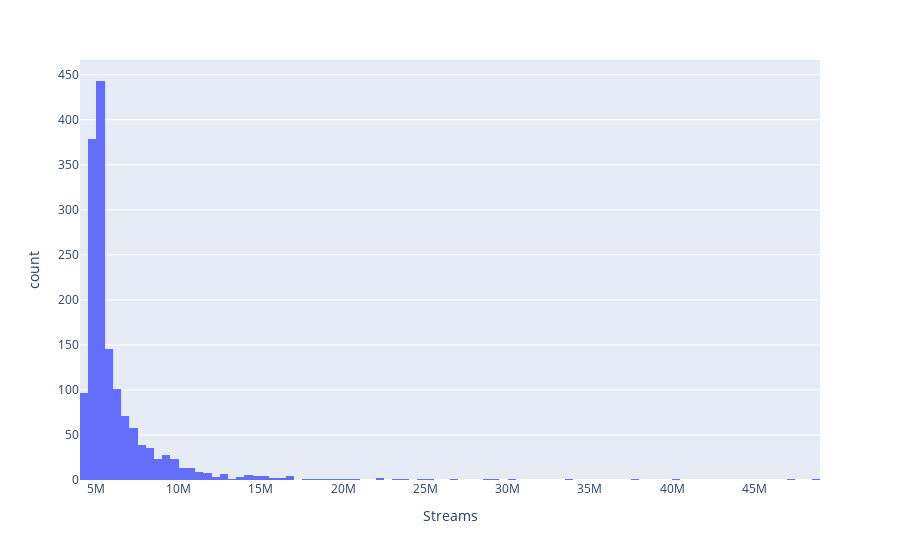

Notebook code cell kept with this figure:
### Code cell
hist = px.histogram(spotify_cleaned, x = "Streams")
hist.show()

### Figure 1 — Plotly figure (JSON) as saved in the notebook; plotly's stock layout.template omitted (floating-point values rounded to 4 significant figures; data arrays with more than 128 entries replaced by an {"elided": "..."} marker saying what was removed)
{"data": [{"alignmentgroup": "True", "bingroup": "x", "hovertemplate": "Streams=%{x}<br>count=%{y}<extra></extra>", "legendgroup": "", "marker": {"color": "#636efa", "pattern": {"shape": ""}}, "name": "", "offsetgroup": "", "orientation": "v", "showlegend": false, "type": "histogram", "x": {"elided": "1545 int values"}, "xaxis": "x", "yaxis": "y"}], "layout": {"barmode": "relative", "legend": {"tracegroupgap": 0}, "margin": {"t": 60}, "xaxis": {"anchor": "y", "domain": [0, 1], "title": {"text": "Streams"}}, "yaxis": {"anchor": "x", "domain": [0, 1], "title": {"text": "count"}}}}
